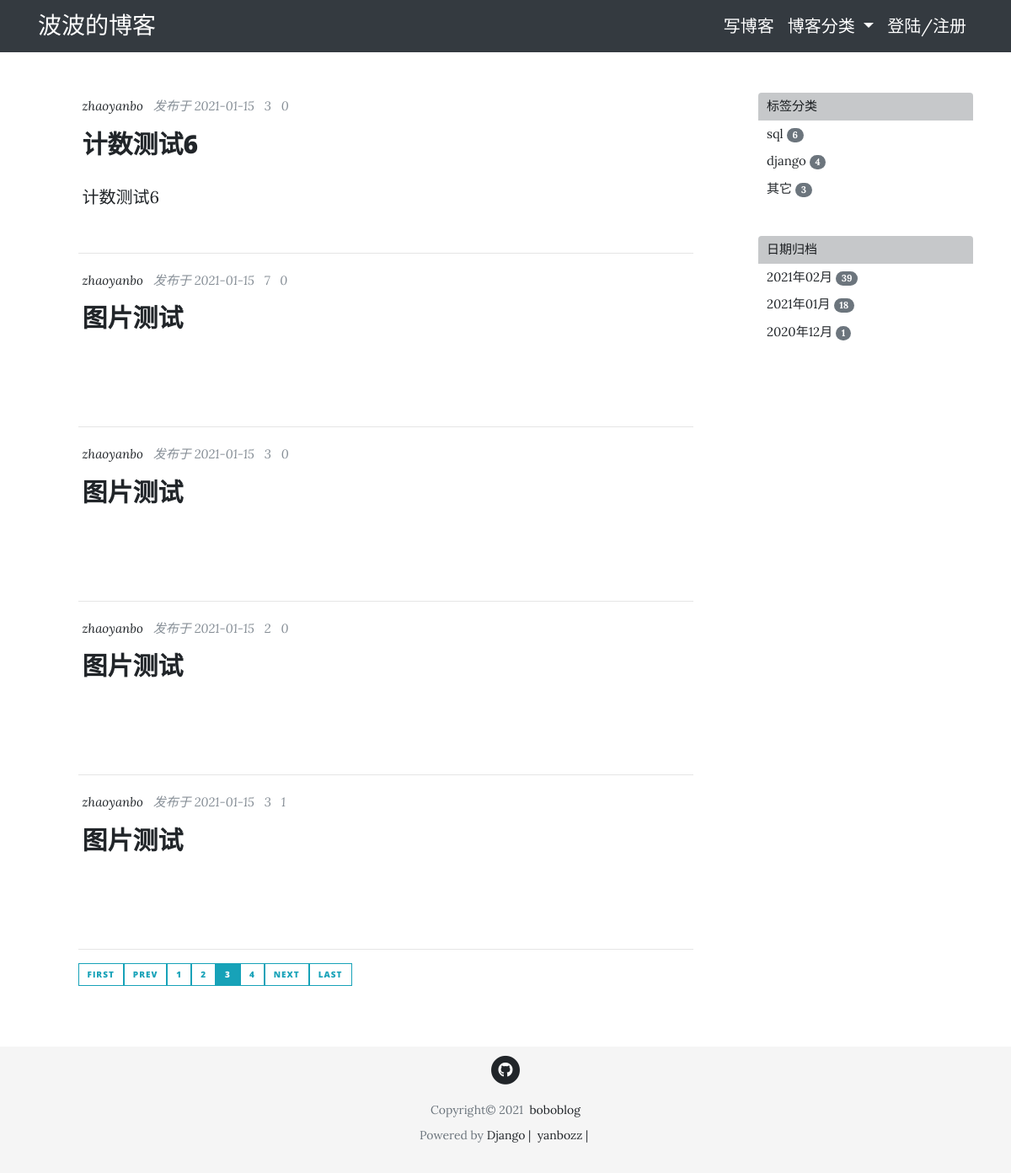
Before: /date/2021/1/?page=3 with the older database file.
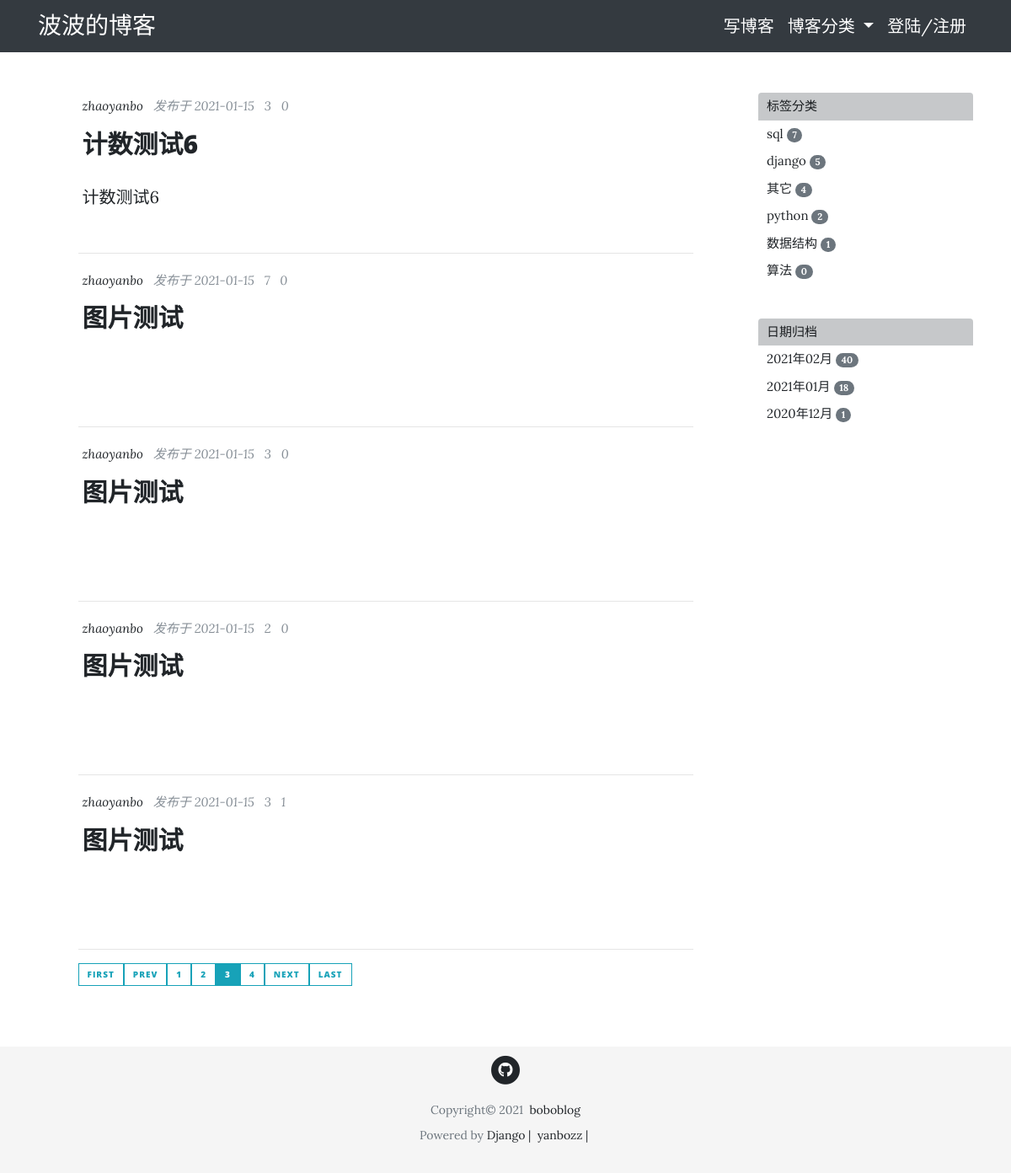
After: the same page with the newer database file.
### blog/models.py (models this page shows, shortened)
class Post(models.Model, ViewCountExtension):
    title = models.CharField(max_length=50)
    pub_date = models.DateTimeField(default=timezone.now)
    content = RichTextField()
    author = models.ForeignKey(User, on_delete=models.CASCADE)
    view_count = GenericRelation(
        ViewCount,
        related_query_name='post',
        content_type_field='content_type',
        object_id_field='object_id'
    )
    view_detail = GenericRelation(
        ViewDetail,
        related_query_name='post',
        content_type_field='content_type',
        object_id_field='object_id',
    )
    @property
    def comments(self):
        qs = Comment.objects.filter_by_instance(self)
        return qs
    @property
    def get_comments_count(self):
        return self.comments.count()
    @property
    def short_content(self):
        paragraphs = self.content.split('</p>')[:2]
        short_content = ''
        for paragraph in paragraphs:
            short_content += paragraph + '</p>'
        return short_content

### viewcount/models.py (models this page shows, shortened)
class ViewCount(models.Model):
    count = models.IntegerField(default=0)
    content_type = models.ForeignKey(ContentType, on_delete=models.CASCADE)
    object_id = models.PositiveIntegerField()
    content_object = GenericForeignKey('content_type', 'object_id')

### tag/models.py (models this page shows, shortened)
class PostTag(models.Model):
    slug = models.SlugField(max_length=50)
    tag_name = models.CharField(max_length=50)
    created = models.DateTimeField(default=timezone.now)
    posts = models.ManyToManyField(Post, blank=True,
                                   related_name='tags', related_query_name='tag')
    objects = PostTagManager()

### blog/views.py (the view)
# urls.py: path('date/<int:year>/<int:month>/', PostListWithDateView.as_view(), name='posts-with-date'),
class PostListWithDateView(PostListView):
    def get_queryset(self):
        post_list = Post.objects.filter(
            pub_date__year=self.kwargs['year'],
            pub_date__month=self.kwargs['month'],
        ).order_by('-pub_date')
        return post_list

### blog/views.py (called while the page is built)
    def get_context_data(self, **kwargs):
        context = super().get_context_data(**kwargs)
        date_qs = Post.objects.dates('pub_date', 'month', 'DESC')
        post_dates = self.get_count_in_month(date_qs)
        tags = PostTag.objects.get_posts_count()
        context['post_dates'] = post_dates
        context['tags'] = tags
        return context

    def get_count_in_month(self, qs):
        qs = qs.values('datefield').annotate(post_count=Count('id'))
        post_dates = []
        for date_qs in qs:
            post_dates.append((date_qs['datefield'], date_qs['post_count']))
        return post_dates

### comments/models.py (called while the page is built)
    def filter_by_instance(self, instance):
        obj_id = instance.id
        content_type = ContentType.objects.get_for_model(instance.__class__)
        qs = super(CommentManager, self).filter(
            content_type=content_type, object_id=obj_id).filter(parent=None)
        return qs

### tag/models.py (called while the page is built)
    def get_posts_count(self):
        tags = PostTag.objects.annotate(num_posts=Count('posts')).order_by('-num_posts')
        return tags

### blog/templates/blog/home.html (shortened to what this page needs)
{% extends "blog/base.html"  %}
{% block content %}
<div class="col-lg-8 col-md-10 mx-auto">
  {% for post in posts %}
  <div class="post-preview">
    <div class="post-meta">
      <a href="">{{ post.author }}&nbsp;&nbsp;</a>
      发布于 {{ post.pub_date|date:"Y-m-d" }}&nbsp;&nbsp;
       {{ post.get_view_count }}&nbsp;&nbsp;
       {{ post.get_comments_count }}&nbsp;&nbsp;
    </div>
    <div class="post-box">
      <a href="{% url 'post-detail' post.id %}">
        <h3 class="post-title">
          {{ post.title }}
        </h3>
      </a>
      {{ post.short_content|safe }}
    </div>
  </div>
  <hr>
  {% endfor %}
  <div class="pagination">
    {% if is_paginated %}
      {% if page_obj.has_previous %}
        <a class="btn btn-outline-info btn-sm mb-4" href="?page=1">First</a>
        <a class="btn btn-outline-info btn-sm mb-4" href="?page={{ page_obj.previous_page_number }}">prev</a>
      {% endif %}
      {% for num in page_obj.paginator.page_range %}
        {% if page_obj.number == num %}
          <a class="btn btn-info btn-sm mb-4" href="?page={{ num }}">{{ num }}</a>
        {% elif num > page_obj.number|add:'-3' and num < page_obj.number|add:'3'%}
          <a class="btn btn-outline-info btn-sm mb-4" href="?page={{ num }}">{{ num }}</a>
        {% endif %}
      {% endfor %}
      {% if page_obj.has_next %}
        <a class="btn btn-outline-info btn-sm mb-4" href="?page={{ page_obj.next_page_number }}">next</a>
        <a class="btn btn-outline-info btn-sm mb-4" href="?page={{ page_obj.paginator.num_pages }}">Last</a>
      {% endif %}
    {% endif %}
  </div>
</div>
{% include 'blog/sidebar.html' %}
{% endblock content %}

### blog/templates/blog/sidebar.html
<div class="hidden-xs col-sm-10 col-md-2 col-lg-3">
  <div class="tag-list">
    <ul class="list-group">
      <li class="list-group-item list-group-item-dark">标签分类</li>
      {% for tag in tags %}
        <a href="{% url 'posts-with-tag' tag.slug %}" class="">
          <li class="list-group-item">
            {{ tag.tag_name }}
            <span class="badge badge-secondary badge-pill">{{ tag.num_posts }}</span>
          </li>
        </a>
      {% endfor %}
    </ul>
  </div>
  <div class="date-list">
    <ul class="list-group">
      <li class="list-group-item list-group-item-dark">日期归档</li>
      {% for post_date, count in post_dates %}
        <a href="{% url 'posts-with-date' post_date.year post_date.month %}" class="">
          <li class="list-group-item">
            {{ post_date|date:"Y年m月" }}
            <span class="badge badge-secondary badge-pill">{{ count }}</span>
          </li>
        </a>
      {% endfor %}
    </ul>
  </div>
</div>

Changed rows visible on the page:
computed for PostTag "sql": num_posts "6" → "7"
computed for PostTag "django": num_posts "4" → "5"
computed for PostTag "其它": num_posts "3" → "4"
added PostTag: tag_name "python", num_posts "2"
added PostTag: tag_name "数据结构", num_posts "1"
added PostTag: tag_name "算法", num_posts "0"
Other visible differences:
new list line: "2021年02月 40"
list line gone: "2021年02月 39"
